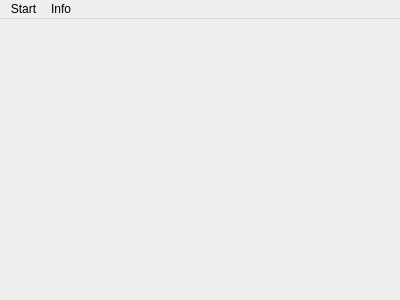
<?xml version="1.0" encoding="UTF-8"?>
<ui version="4.0">
 <class>CheckersClientWin</class>
 <widget class="QMainWindow" name="CheckersClientWin">
  <property name="geometry">
   <rect>
    <x>0</x>
    <y>0</y>
    <width>400</width>
    <height>300</height>
   </rect>
  </property>
  <property name="windowTitle">
   <string>CheckersClientWin</string>
  </property>
  <widget class="QWidget" name="centralWidget"/>
  <widget class="QMenuBar" name="menuBar">
   <property name="geometry">
    <rect>
     <x>0</x>
     <y>0</y>
     <width>400</width>
     <height>26</height>
    </rect>
   </property>
   <widget class="QMenu" name="menuStart">
    <property name="title">
     <string>Start</string>
    </property>
    <addaction name="actionSearch_for_an_opponent"/>
    <addaction name="separator"/>
    <addaction name="actionPlay_against_bot"/>
    <addaction name="separator"/>
    <addaction name="actionPlay_on_one_computer"/>
   </widget>
   <widget class="QMenu" name="menuInfo">
    <property name="title">
     <string>Info</string>
    </property>
    <addaction name="actionRules"/>
   </widget>
   <addaction name="menuStart"/>
   <addaction name="menuInfo"/>
  </widget>
  <action name="actionSearch_for_an_opponent">
   <property name="text">
    <string>Search for an opponent</string>
   </property>
  </action>
  <action name="actionPlay_against_bot">
   <property name="text">
    <string>Play against bot</string>
   </property>
  </action>
  <action name="actionPlay_on_one_computer">
   <property name="text">
    <string>Play on one computer</string>
   </property>
  </action>
  <action name="actionRules">
   <property name="text">
    <string>Rules</string>
   </property>
  </action>
  <action name="action">
   <property name="text">
    <string>+</string>
   </property>
  </action>
  <action name="action_2">
   <property name="text">
    <string>-</string>
   </property>
  </action>
 </widget>
 <layoutdefault spacing="6" margin="11"/>
 <resources/>
 <connections/>
</ui>
